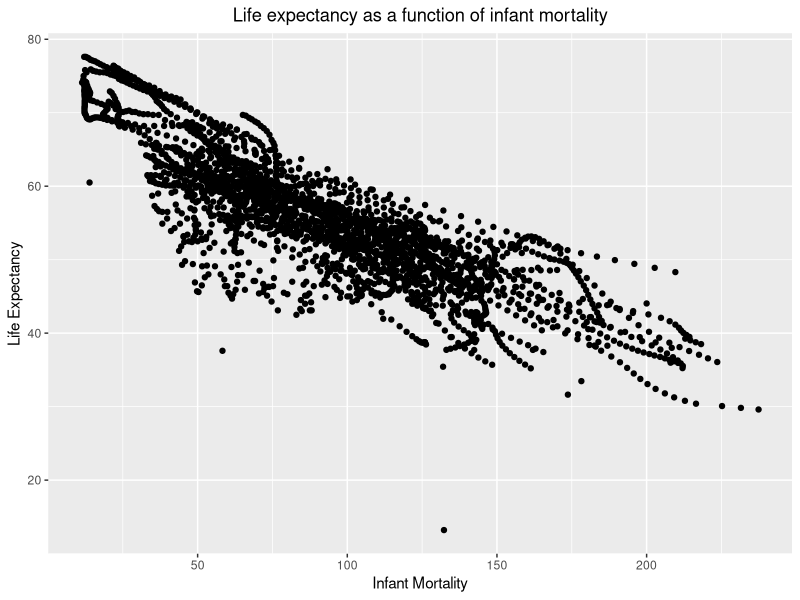
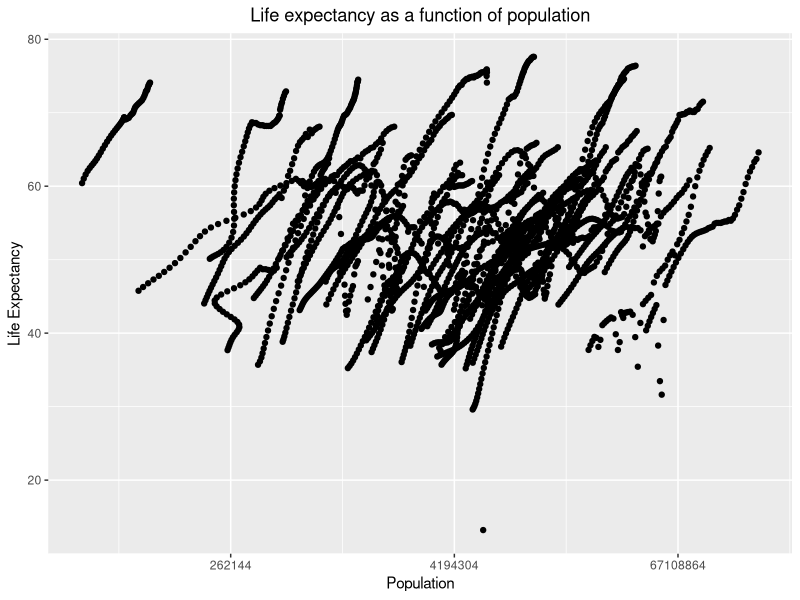
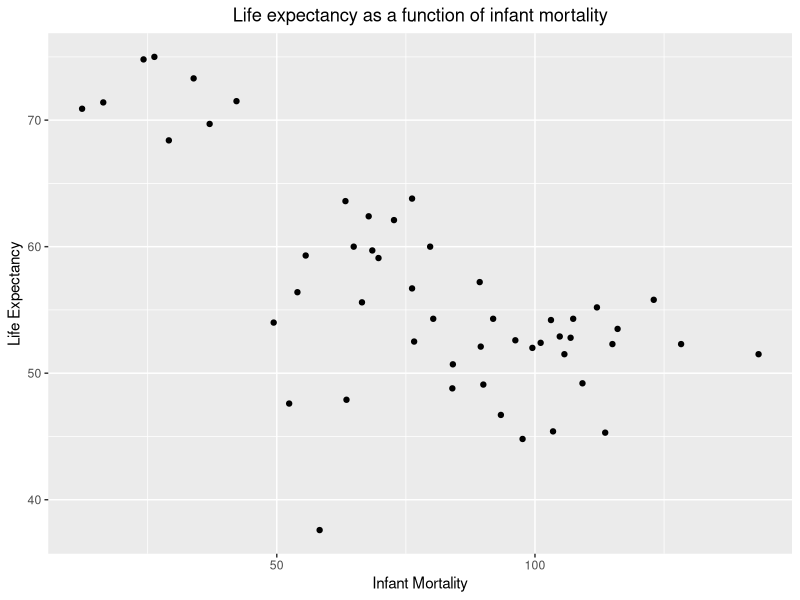
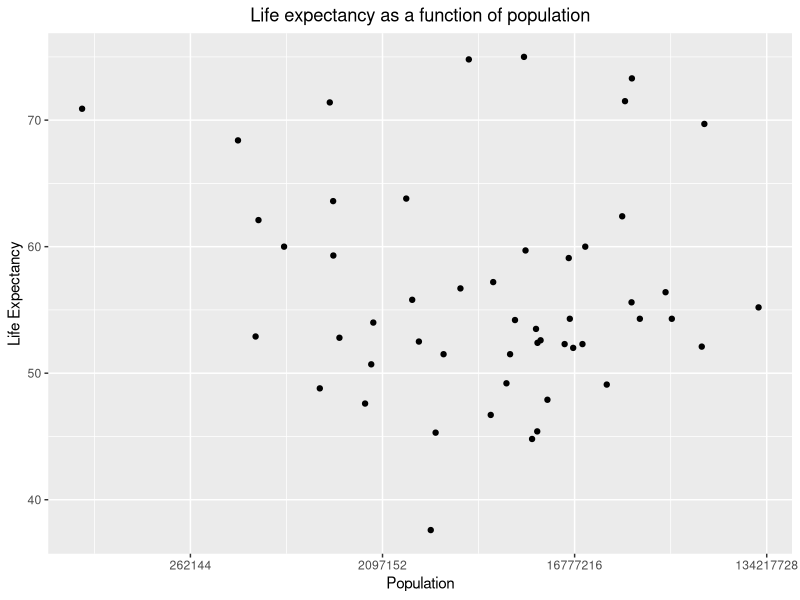

Recreate these plots in R, in order.
## ---- chunk 1
#to use the gapminder data
library("dslabs") 

#to select certain columns of data
library("dplyr") 

#to plot data
library(ggplot2)

#to center all plot titles
theme_update(plot.title = element_text(hjust = 0.5))
## ---- chunk 2
#look at help file for gapminder data
help(gapminder)

#overview of data structure
str(gapminder)

#summary of data
summary(gapminder)

#determine object type of gapminder data
class(gapminder)
## ---- chunk 3
### Goal: create new object that selects only African countries
africadata <- gapminder[gapminder$continent == "Africa", ]

#overview of Africa data structure
str(africadata)

#summary of Africa data
summary(africadata)

### new subset of Africa data that only includes infant mortality and life expectancy
africa_im_le <- africadata %>%
  select(infant_mortality, life_expectancy)

#overview of infant mortality and life expectancy data
str(africa_im_le)

#summary of infant mortality and life expectancy data
summary(africa_im_le)

### new subset of Africa data that only includes population and life expectancy
africa_pop_le <- africadata %>%
  select(population, life_expectancy)

#overview of population and life expectancy data
str(africa_pop_le)

#summary of population and life expectancy data
summary(africa_pop_le)
## ---- chunk 4
#plot life expectancy as a function of infant mortality 
ggplot(data = africa_im_le, aes(x = infant_mortality, y = life_expectancy)) +
  geom_point() +
  scale_size_manual(values = 2) +
  ggtitle("Life expectancy as a function of infant mortality") +
  labs(x = "Infant Mortality", y = "Life Expectancy")

#plot life expectancy as a function of population size
ggplot(data = africa_pop_le, aes(x = population, y = life_expectancy)) +
  geom_point() +
  scale_size_manual(values = 2) +
  scale_x_continuous(trans = 'log2') +
  ggtitle("Life expectancy as a function of population") +
  labs(x = "Population", y = "Life Expectancy")
## ---- chunk 5
### Identify missing infant mortality data
#make a list of missing infant mortality data
africadata_missing <- africadata[is.na(africadata$infant_mortality), ]

#identify years of missing infant mortality data
unique(africadata_missing$year)

### Create subset of Africa data only in year 2000
africadata_2000 <- africadata[africadata$year == "2000", ]

#overview of Africa data in 2000
str(africadata_2000)

#summary of Africa data in 2000
summary(africadata_2000)
## ---- chunk 6
### new subset of Africa data in 2000 that only includes infant mortality and life expectancy
africa_im_le_2000 <- africadata_2000 %>%
  select(infant_mortality, life_expectancy)

#overview of infant mortality and life expectancy data in 2000
str(africa_im_le_2000)

#summary of infant mortality and life expectancy data in 2000
summary(africa_im_le_2000)

#plot of life expectancy as a function of infant mortality in 2000
ggplot(data = africa_im_le_2000, aes(x = infant_mortality, y = life_expectancy)) +
  geom_point() +
  scale_size_manual(values = 2) +
  ggtitle("Life expectancy as a function of infant mortality") +
  labs(x = "Infant Mortality", y = "Life Expectancy")

### new subset of Africa data in 2000 that only includes population and life expectancy
africa_pop_le_2000 <- africadata_2000 %>%
  select(population, life_expectancy)

#overview of population and life expectancy data in 2000
str(africa_pop_le_2000)

#summary of population and life expectancy data in 2000
summary(africa_pop_le_2000)

#plot of life expectancy as a function of population in 2000
ggplot(data = africa_pop_le_2000, aes(x = population, y = life_expectancy)) +
  geom_point() +
  scale_size_manual(values = 2) +
  scale_x_continuous(trans = 'log2') +
  ggtitle("Life expectancy as a function of population") +
  labs(x = "Population", y = "Life Expectancy")
## ---- chunk 7
